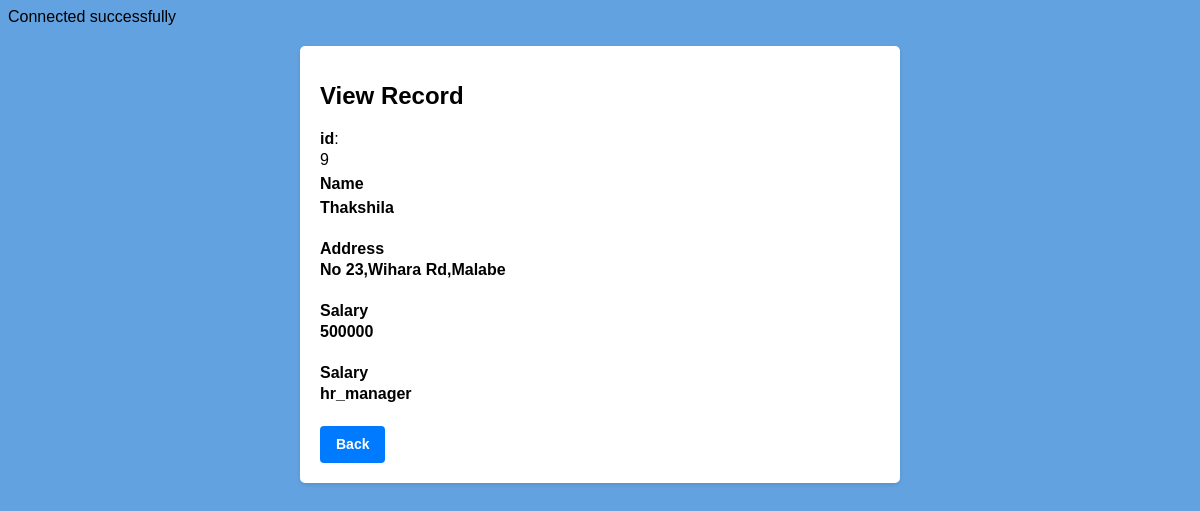
/viewemployee.php?id=9, run on the app's committed database.
### tables this page shows
CREATE TABLE `employee` (
  `eid` int(11) NOT NULL,
  `Ename` varchar(100) NOT NULL,
  `Eaddress` varchar(200) NOT NULL,
  `salary` int(30) NOT NULL,
  `Eposition` varchar(100) NOT NULL
);

### viewemployee.php (the view, shortened to what this page needs)
<?php
if(isset($_GET["id"]) && !empty(trim($_GET["id"]))){
    require_once "config.php";
    if (isset($_GET['id'])) {
        $eid = $_GET['id'];
        $query = "SELECT * FROM `employee` WHERE `eid` = '$eid'";
        $result = mysqli_query($conn, $query);
        if ($result && mysqli_num_rows($result) > 0) {
            $EmployeeData = mysqli_fetch_assoc($result);
        }
    }
}
?>
<!DOCTYPE html>
<html lang="en">
<head>
    <link rel="stylesheet" href="../css/viewEmployeestyle.css">
</head>
<body>
    <div class="wrapper">
        <div class="container">
            <div class="row">
                <div class="col-md-12">
                    <h1 class="mt-5 mb-3">View Record</h1>
                    <div class="form-group">
                      <b>  id</b>:
                        <p><?php echo $EmployeeData["eid"];?>
                       <br> <label>Name</label><br>
                        <p><b><?php echo $EmployeeData["Ename"]; ?></b></p>
                    </div>
                    <div class="form-group">
                        <label>Address</label>
                        <p><b><?php echo $EmployeeData["Eaddress"]; ?></b></p>
                    </div>
                    <div class="form-group">
                        <label>Salary</label>
                        <p><b><?php echo $EmployeeData["salary"]; ?></b></p>
                    </div>
                    <div class="form-group">
                        <label>Salary</label>
                        <p><b><?php echo $EmployeeData["Eposition"]; ?></b></p>
                    </div>
                    <p><a href="../php/sytem.php" class="btn btn-primary">Back</a></p>
                </div>
            </div>
        </div>
    </div>
</body>
</html>

### viewEmployeestyle.css (style rules this page uses)
body { background-color: #63a2e0; font-family: Arial, sans-serif; }
.wrapper { max-width: 600px; margin: 0 auto; padding: 20px; }
.container { background-color: #fff; padding: 20px; border-radius: 5px; box-shadow: 0 2px 4px rgba(0, 0, 0, 0.1); }
h1 { font-size: 24px; margin-bottom: 20px; }
label { font-weight: bold; }
.btn { display: inline-block; padding: 8px 16px; font-size: 14px; font-weight: bold; text-decoration: none; color: #fff; background-color: #007bff; border: none; border-radius: 4px; }
.btn-primary { background-color: #007bff; }
.form-group { margin-bottom: 20px; }
p { margin: 0; line-height: 1.5; }

### data on the page
employee: eid "9", Ename "Thakshila", Eaddress "No 23,Wihara Rd,Malabe", salary "500000", Eposition "hr_manager"
